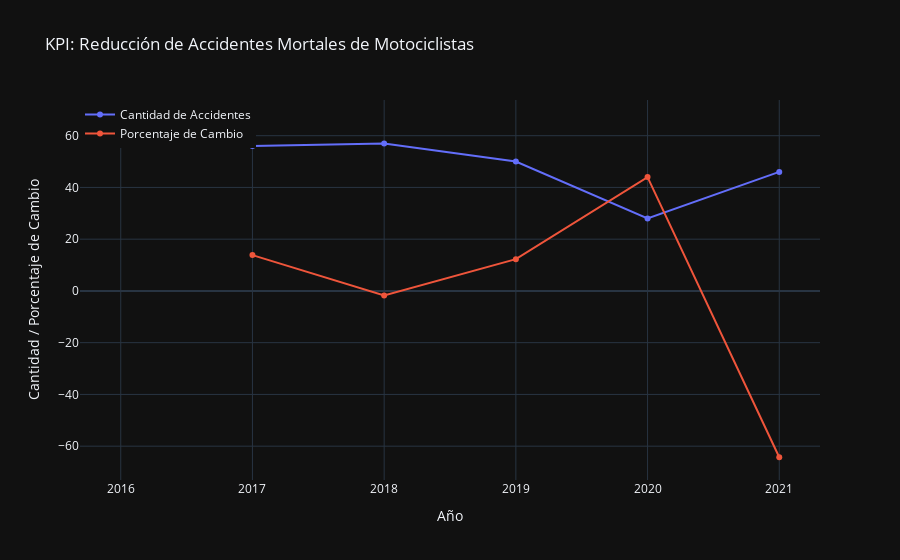

Notebook source saved alongside this figure:
### Code cell
fig = go.Figure()
fig.add_trace(go.Scatter(x=accidentes_moto_por_anio['Año'], y=accidentes_moto_por_anio['Cantidad'], mode='lines+markers', name='Cantidad de Accidentes'))
fig.add_trace(go.Scatter(x=accidentes_moto_por_anio['Año'], y=accidentes_moto_por_anio['Porcentaje_Cambio'], mode='lines+markers', name='Porcentaje de Cambio'))

fig.update_layout(title='KPI: Reducción de Accidentes Mortales de Motociclistas',
                  xaxis_title='Año',
                  yaxis_title='Cantidad / Porcentaje de Cambio',
                  legend=dict(x=0, y=1),
                  template='plotly_dark')
fig.show()

### Figure 1 — Plotly figure (JSON) as saved in the notebook; plotly's stock layout.template omitted (floating-point values rounded to 4 significant figures)
{"data": [{"mode": "lines+markers", "name": "Cantidad de Accidentes", "type": "scatter", "x": [2016, 2017, 2018, 2019, 2020, 2021], "y": [65, 56, 57, 50, 28, 46]}, {"mode": "lines+markers", "name": "Porcentaje de Cambio", "type": "scatter", "x": [2016, 2017, 2018, 2019, 2020, 2021], "y": [null, 13.85, -1.786, 12.28, 44, -64.29]}], "layout": {"legend": {"x": 0, "y": 1}, "title": {"text": "KPI: Reducción de Accidentes Mortales de Motociclistas"}, "xaxis": {"title": {"text": "Año"}}, "yaxis": {"title": {"text": "Cantidad / Porcentaje de Cambio"}}}}
